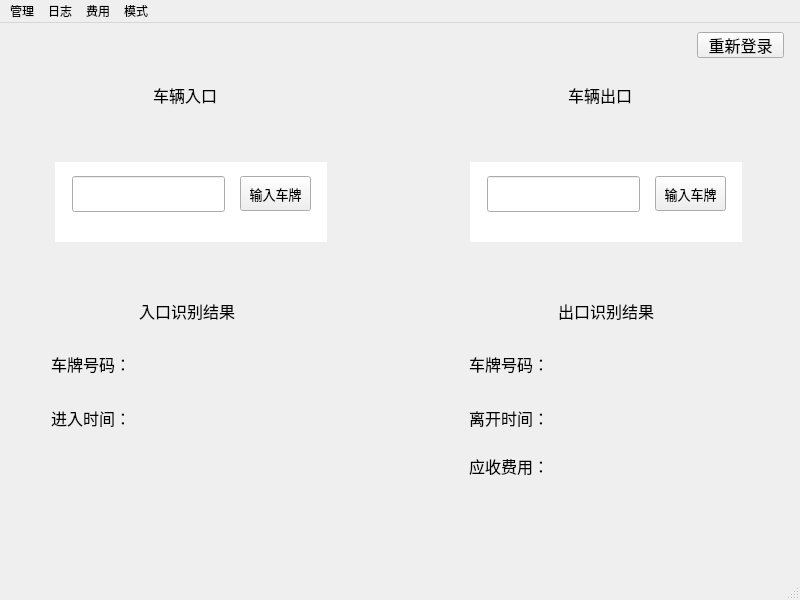
<?xml version="1.0" encoding="UTF-8"?>
<ui version="4.0">
 <class>society</class>
 <widget class="QMainWindow" name="society">
  <property name="geometry">
   <rect>
    <x>0</x>
    <y>0</y>
    <width>800</width>
    <height>600</height>
   </rect>
  </property>
  <property name="sizePolicy">
   <sizepolicy hsizetype="Fixed" vsizetype="Fixed">
    <horstretch>0</horstretch>
    <verstretch>0</verstretch>
   </sizepolicy>
  </property>
  <property name="windowTitle">
   <string>停车管理系统-社会停车模式</string>
  </property>
  <widget class="QWidget" name="centralwidget">
   <widget class="QLabel" name="label">
    <property name="geometry">
     <rect>
      <x>153</x>
      <y>52</y>
      <width>158</width>
      <height>39</height>
     </rect>
    </property>
    <property name="font">
     <font>
      <family>宋体</family>
      <pointsize>12</pointsize>
     </font>
    </property>
    <property name="text">
     <string>车辆入口</string>
    </property>
   </widget>
   <widget class="QLabel" name="label_2">
    <property name="geometry">
     <rect>
      <x>568</x>
      <y>52</y>
      <width>158</width>
      <height>39</height>
     </rect>
    </property>
    <property name="font">
     <font>
      <family>宋体</family>
      <pointsize>12</pointsize>
     </font>
    </property>
    <property name="text">
     <string>车辆出口</string>
    </property>
   </widget>
   <widget class="QPushButton" name="btn_relogin">
    <property name="geometry">
     <rect>
      <x>697</x>
      <y>9</y>
      <width>87</width>
      <height>26</height>
     </rect>
    </property>
    <property name="font">
     <font>
      <family>宋体</family>
      <pointsize>12</pointsize>
     </font>
    </property>
    <property name="text">
     <string>重新登录</string>
    </property>
   </widget>
   <widget class="QLabel" name="label_3">
    <property name="geometry">
     <rect>
      <x>139</x>
      <y>268</y>
      <width>158</width>
      <height>39</height>
     </rect>
    </property>
    <property name="font">
     <font>
      <family>宋体</family>
      <pointsize>12</pointsize>
     </font>
    </property>
    <property name="text">
     <string>入口识别结果</string>
    </property>
   </widget>
   <widget class="QLabel" name="label_4">
    <property name="geometry">
     <rect>
      <x>51</x>
      <y>322</y>
      <width>73</width>
      <height>38</height>
     </rect>
    </property>
    <property name="font">
     <font>
      <family>宋体</family>
      <pointsize>12</pointsize>
     </font>
    </property>
    <property name="text">
     <string>车牌号码：</string>
    </property>
   </widget>
   <widget class="QLabel" name="label_5">
    <property name="geometry">
     <rect>
      <x>51</x>
      <y>376</y>
      <width>73</width>
      <height>38</height>
     </rect>
    </property>
    <property name="font">
     <font>
      <family>宋体</family>
      <pointsize>12</pointsize>
     </font>
    </property>
    <property name="text">
     <string>进入时间：</string>
    </property>
   </widget>
   <widget class="QLabel" name="label_6">
    <property name="geometry">
     <rect>
      <x>469</x>
      <y>322</y>
      <width>73</width>
      <height>38</height>
     </rect>
    </property>
    <property name="font">
     <font>
      <family>宋体</family>
      <pointsize>12</pointsize>
     </font>
    </property>
    <property name="text">
     <string>车牌号码：</string>
    </property>
   </widget>
   <widget class="QLabel" name="label_7">
    <property name="geometry">
     <rect>
      <x>558</x>
      <y>268</y>
      <width>158</width>
      <height>39</height>
     </rect>
    </property>
    <property name="font">
     <font>
      <family>宋体</family>
      <pointsize>12</pointsize>
     </font>
    </property>
    <property name="text">
     <string>出口识别结果</string>
    </property>
   </widget>
   <widget class="QLabel" name="label_9">
    <property name="geometry">
     <rect>
      <x>469</x>
      <y>376</y>
      <width>73</width>
      <height>38</height>
     </rect>
    </property>
    <property name="font">
     <font>
      <family>宋体</family>
      <pointsize>12</pointsize>
     </font>
    </property>
    <property name="text">
     <string>离开时间：</string>
    </property>
   </widget>
   <widget class="QLabel" name="label_10">
    <property name="geometry">
     <rect>
      <x>469</x>
      <y>424</y>
      <width>73</width>
      <height>38</height>
     </rect>
    </property>
    <property name="font">
     <font>
      <family>宋体</family>
      <pointsize>12</pointsize>
     </font>
    </property>
    <property name="text">
     <string>应收费用：</string>
    </property>
   </widget>
   <widget class="QLabel" name="label_in_car">
    <property name="geometry">
     <rect>
      <x>136</x>
      <y>322</y>
      <width>195</width>
      <height>38</height>
     </rect>
    </property>
    <property name="font">
     <font>
      <family>宋体</family>
      <pointsize>12</pointsize>
     </font>
    </property>
    <property name="text">
     <string/>
    </property>
   </widget>
   <widget class="QLabel" name="label_in_time">
    <property name="geometry">
     <rect>
      <x>135</x>
      <y>376</y>
      <width>173</width>
      <height>38</height>
     </rect>
    </property>
    <property name="font">
     <font>
      <family>宋体</family>
      <pointsize>12</pointsize>
     </font>
    </property>
    <property name="text">
     <string/>
    </property>
   </widget>
   <widget class="QLabel" name="label_out_car">
    <property name="geometry">
     <rect>
      <x>550</x>
      <y>322</y>
      <width>177</width>
      <height>38</height>
     </rect>
    </property>
    <property name="font">
     <font>
      <family>宋体</family>
      <pointsize>12</pointsize>
     </font>
    </property>
    <property name="text">
     <string/>
    </property>
   </widget>
   <widget class="QLabel" name="label_fee">
    <property name="geometry">
     <rect>
      <x>550</x>
      <y>424</y>
      <width>192</width>
      <height>38</height>
     </rect>
    </property>
    <property name="font">
     <font>
      <family>宋体</family>
      <pointsize>12</pointsize>
     </font>
    </property>
    <property name="text">
     <string/>
    </property>
   </widget>
   <widget class="QLabel" name="label_out_time">
    <property name="geometry">
     <rect>
      <x>550</x>
      <y>376</y>
      <width>190</width>
      <height>38</height>
     </rect>
    </property>
    <property name="font">
     <font>
      <family>宋体</family>
      <pointsize>12</pointsize>
     </font>
    </property>
    <property name="text">
     <string/>
    </property>
   </widget>
   <widget class="QLabel" name="label_in_img">
    <property name="geometry">
     <rect>
      <x>55</x>
      <y>139</y>
      <width>272</width>
      <height>80</height>
     </rect>
    </property>
    <property name="font">
     <font>
      <family>宋体</family>
      <pointsize>12</pointsize>
     </font>
    </property>
    <property name="styleSheet">
     <string notr="true">background-color: rgb(255, 255, 255);</string>
    </property>
    <property name="text">
     <string/>
    </property>
   </widget>
   <widget class="QLabel" name="label_out_img">
    <property name="geometry">
     <rect>
      <x>470</x>
      <y>139</y>
      <width>272</width>
      <height>80</height>
     </rect>
    </property>
    <property name="font">
     <font>
      <family>宋体</family>
      <pointsize>12</pointsize>
     </font>
    </property>
    <property name="styleSheet">
     <string notr="true">background-color: rgb(255, 255, 255);</string>
    </property>
    <property name="text">
     <string/>
    </property>
   </widget>
   <widget class="QLineEdit" name="line_handmode_car_in">
    <property name="geometry">
     <rect>
      <x>72</x>
      <y>153</y>
      <width>153</width>
      <height>36</height>
     </rect>
    </property>
   </widget>
   <widget class="QLineEdit" name="line_handmode_car_out">
    <property name="geometry">
     <rect>
      <x>487</x>
      <y>153</y>
      <width>153</width>
      <height>36</height>
     </rect>
    </property>
   </widget>
   <widget class="QPushButton" name="btn_handmode_in">
    <property name="geometry">
     <rect>
      <x>240</x>
      <y>153</y>
      <width>71</width>
      <height>35</height>
     </rect>
    </property>
    <property name="font">
     <font>
      <family>宋体</family>
      <pointsize>10</pointsize>
     </font>
    </property>
    <property name="text">
     <string>输入车牌</string>
    </property>
   </widget>
   <widget class="QPushButton" name="btn_handmdoe_out">
    <property name="geometry">
     <rect>
      <x>655</x>
      <y>153</y>
      <width>71</width>
      <height>35</height>
     </rect>
    </property>
    <property name="font">
     <font>
      <family>宋体</family>
      <pointsize>10</pointsize>
     </font>
    </property>
    <property name="text">
     <string>输入车牌</string>
    </property>
   </widget>
  </widget>
  <widget class="QMenuBar" name="menubar">
   <property name="geometry">
    <rect>
     <x>0</x>
     <y>0</y>
     <width>800</width>
     <height>18</height>
    </rect>
   </property>
   <property name="sizePolicy">
    <sizepolicy hsizetype="MinimumExpanding" vsizetype="Preferred">
     <horstretch>0</horstretch>
     <verstretch>0</verstretch>
    </sizepolicy>
   </property>
   <property name="font">
    <font>
     <pointsize>9</pointsize>
    </font>
   </property>
   <widget class="QMenu" name="menu">
    <property name="geometry">
     <rect>
      <x>169</x>
      <y>99</y>
      <width>102</width>
      <height>90</height>
     </rect>
    </property>
    <property name="font">
     <font>
      <pointsize>10</pointsize>
     </font>
    </property>
    <property name="title">
     <string>管理</string>
    </property>
    <addaction name="action"/>
    <addaction name="separator"/>
    <addaction name="action_2"/>
    <addaction name="separator"/>
   </widget>
   <widget class="QMenu" name="menu_3">
    <property name="font">
     <font>
      <pointsize>10</pointsize>
     </font>
    </property>
    <property name="title">
     <string>日志</string>
    </property>
    <addaction name="action_4"/>
    <addaction name="separator"/>
    <addaction name="action_7"/>
    <addaction name="separator"/>
   </widget>
   <widget class="QMenu" name="menu_2">
    <property name="font">
     <font>
      <pointsize>10</pointsize>
     </font>
    </property>
    <property name="title">
     <string>费用</string>
    </property>
    <addaction name="action_5"/>
    <addaction name="separator"/>
    <addaction name="action_8"/>
   </widget>
   <widget class="QMenu" name="menu_4">
    <property name="font">
     <font>
      <pointsize>10</pointsize>
     </font>
    </property>
    <property name="title">
     <string>模式</string>
    </property>
    <addaction name="action_hand_mode"/>
    <addaction name="separator"/>
    <addaction name="action_auto_mode"/>
   </widget>
   <addaction name="menu"/>
   <addaction name="menu_3"/>
   <addaction name="menu_2"/>
   <addaction name="menu_4"/>
  </widget>
  <widget class="QStatusBar" name="statusbar"/>
  <action name="action">
   <property name="text">
    <string>新建管理员</string>
   </property>
  </action>
  <action name="action_2">
   <property name="text">
    <string>删除管理员</string>
   </property>
  </action>
  <action name="action_3">
   <property name="text">
    <string>信息补录</string>
   </property>
   <property name="font">
    <font>
     <family>微软雅黑</family>
     <pointsize>12</pointsize>
    </font>
   </property>
  </action>
  <action name="action_4">
   <property name="text">
    <string>按车辆查询</string>
   </property>
  </action>
  <action name="action_7">
   <property name="text">
    <string>按日期查询</string>
   </property>
  </action>
  <action name="action_9">
   <property name="text">
    <string>按车主查询</string>
   </property>
  </action>
  <action name="action_10">
   <property name="text">
    <string>切换手动模式</string>
   </property>
  </action>
  <action name="action_12">
   <property name="text">
    <string>设置</string>
   </property>
  </action>
  <action name="action_5">
   <property name="text">
    <string>费率设置</string>
   </property>
  </action>
  <action name="action_8">
   <property name="text">
    <string>收费统计</string>
   </property>
  </action>
  <action name="action_hand_mode">
   <property name="text">
    <string>切换到手动模式</string>
   </property>
  </action>
  <action name="action_auto_mode">
   <property name="text">
    <string>切换到自动模式</string>
   </property>
  </action>
 </widget>
 <resources/>
 <connections/>
</ui>
